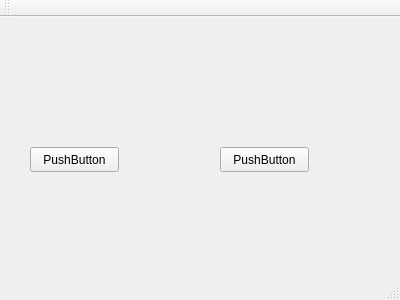
<?xml version="1.0" encoding="UTF-8"?>
<ui version="4.0">
 <class>MainWindow</class>
 <widget class="QMainWindow" name="MainWindow">
  <property name="geometry">
   <rect>
    <x>0</x>
    <y>0</y>
    <width>400</width>
    <height>300</height>
   </rect>
  </property>
  <property name="windowTitle">
   <string>MainWindow</string>
  </property>
  <widget class="QWidget" name="centralWidget">
   <widget class="QPushButton" name="btn_decode">
    <property name="geometry">
     <rect>
      <x>30</x>
      <y>130</y>
      <width>89</width>
      <height>25</height>
     </rect>
    </property>
    <property name="text">
     <string>PushButton</string>
    </property>
   </widget>
   <widget class="QPushButton" name="btn_incoding">
    <property name="geometry">
     <rect>
      <x>220</x>
      <y>130</y>
      <width>89</width>
      <height>25</height>
     </rect>
    </property>
    <property name="text">
     <string>PushButton</string>
    </property>
   </widget>
  </widget>
  <widget class="QMenuBar" name="menuBar">
   <property name="geometry">
    <rect>
     <x>0</x>
     <y>0</y>
     <width>400</width>
     <height>28</height>
    </rect>
   </property>
  </widget>
  <widget class="QToolBar" name="mainToolBar">
   <attribute name="toolBarArea">
    <enum>TopToolBarArea</enum>
   </attribute>
   <attribute name="toolBarBreak">
    <bool>false</bool>
   </attribute>
  </widget>
  <widget class="QStatusBar" name="statusBar"/>
 </widget>
 <layoutdefault spacing="6" margin="11"/>
 <resources/>
 <connections/>
</ui>
